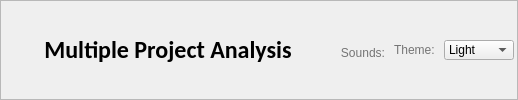
          <widget class="QFrame" name="frame_multip">
           <property name="frameShape">
            <enum>QFrame::StyledPanel</enum>
           </property>
           <property name="frameShadow">
            <enum>QFrame::Raised</enum>
           </property>
           <layout class="QHBoxLayout" name="horizontalLayout_21">
            <property name="leftMargin">
             <number>3</number>
            </property>
            <property name="topMargin">
             <number>3</number>
            </property>
            <property name="rightMargin">
             <number>3</number>
            </property>
            <property name="bottomMargin">
             <number>3</number>
            </property>
            <item>
             <spacer name="horizontalSpacer">
              <property name="orientation">
               <enum>Qt::Horizontal</enum>
              </property>
              <property name="sizeHint" stdset="0">
               <size>
                <width>40</width>
                <height>20</height>
               </size>
              </property>
             </spacer>
            </item>
            <item>
             <widget class="QLabel" name="label">
              <property name="font">
               <font>
                <family>Calibri</family>
                <pointsize>18</pointsize>
                <weight>75</weight>
                <bold>true</bold>
               </font>
              </property>
              <property name="text">
               <string>Multiple Project Analysis</string>
              </property>
              <property name="alignment">
               <set>Qt::AlignCenter</set>
              </property>
             </widget>
            </item>
            <item>
             <layout class="QHBoxLayout" name="horizontalLayout_22">
              <item>
               <spacer name="horizontalSpacer_7">
                <property name="orientation">
                 <enum>Qt::Horizontal</enum>
                </property>
                <property name="sizeHint" stdset="0">
                 <size>
                  <width>40</width>
                  <height>20</height>
                 </size>
                </property>
               </spacer>
              </item>
              <item>
               <widget class="QLabel" name="label_instructions_8">
                <property name="sizePolicy">
                 <sizepolicy hsizetype="Fixed" vsizetype="Fixed">
                  <horstretch>0</horstretch>
                  <verstretch>0</verstretch>
                 </sizepolicy>
                </property>
                <property name="minimumSize">
                 <size>
                  <width>50</width>
                  <height>20</height>
                 </size>
                </property>
                <property name="maximumSize">
                 <size>
                  <width>50</width>
                  <height>20</height>
                 </size>
                </property>
                <property name="layoutDirection">
                 <enum>Qt::LeftToRight</enum>
                </property>
                <property name="styleSheet">
                 <string notr="true">font: 25 10pt &quot;Calibri Light&quot;; color: rgb(116, 116, 116)</string>
                </property>
                <property name="text">
                 <string>Sounds:</string>
                </property>
                <property name="alignment">
                 <set>Qt::AlignBottom|Qt::AlignHCenter</set>
                </property>
               </widget>
              </item>
              <item>
               <layout class="QHBoxLayout" name="hL_sound_on_off_multip"/>
              </item>
             </layout>
            </item>
            <item>
             <layout class="QHBoxLayout" name="horizontalLayout_23">
              <item alignment="Qt::AlignHCenter">
               <widget class="QLabel" name="label_instructions_9">
                <property name="sizePolicy">
                 <sizepolicy hsizetype="Fixed" vsizetype="Fixed">
                  <horstretch>0</horstretch>
                  <verstretch>0</verstretch>
                 </sizepolicy>
                </property>
                <property name="maximumSize">
                 <size>
                  <width>70</width>
                  <height>16777215</height>
                 </size>
                </property>
                <property name="sizeIncrement">
                 <size>
                  <width>70</width>
                  <height>0</height>
                 </size>
                </property>
                <property name="layoutDirection">
                 <enum>Qt::LeftToRight</enum>
                </property>
                <property name="styleSheet">
                 <string notr="true">font: 25 10pt &quot;Calibri Light&quot;; color: rgb(116, 116, 116)</string>
                </property>
                <property name="text">
                 <string>Theme: </string>
                </property>
                <property name="alignment">
                 <set>Qt::AlignCenter</set>
                </property>
               </widget>
              </item>
              <item>
               <widget class="QComboBox" name="cB_theme_multip">
                <property name="sizePolicy">
                 <sizepolicy hsizetype="Fixed" vsizetype="Fixed">
                  <horstretch>0</horstretch>
                  <verstretch>0</verstretch>
                 </sizepolicy>
                </property>
                <property name="minimumSize">
                 <size>
                  <width>70</width>
                  <height>20</height>
                 </size>
                </property>
                <property name="maximumSize">
                 <size>
                  <width>70</width>
                  <height>20</height>
                 </size>
                </property>
                <property name="focusPolicy">
                 <enum>Qt::NoFocus</enum>
                </property>
                <property name="autoFillBackground">
                 <bool>false</bool>
                </property>
                <property name="styleSheet">
                 <string notr="true">border-color: rgb(173, 173, 173);
font: 25 10pt &quot;Calibri Light&quot;;</string>
                </property>
                <property name="frame">
                 <bool>true</bool>
                </property>
                <item>
                 <property name="text">
                  <string>Light</string>
                 </property>
                </item>
               </widget>
              </item>
             </layout>
            </item>
           </layout>
          </widget>
